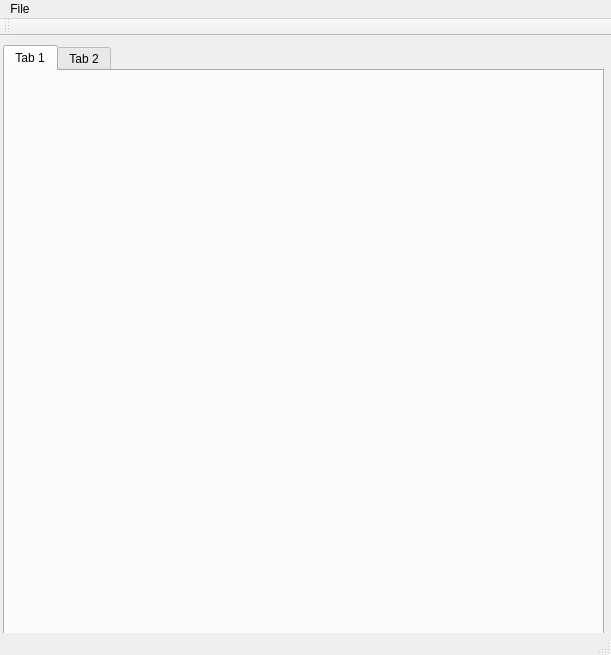
<?xml version="1.0" encoding="UTF-8"?>
<ui version="4.0">
 <class>mAMainWindow</class>
 <widget class="QMainWindow" name="mAMainWindow">
  <property name="geometry">
   <rect>
    <x>0</x>
    <y>0</y>
    <width>611</width>
    <height>655</height>
   </rect>
  </property>
  <property name="windowTitle">
   <string>mAMainWindow</string>
  </property>
  <widget class="QWidget" name="centralWidget">
   <widget class="QTabWidget" name="tabWidget">
    <property name="geometry">
     <rect>
      <x>3</x>
      <y>9</y>
      <width>601</width>
      <height>591</height>
     </rect>
    </property>
    <widget class="QWidget" name="tab">
     <attribute name="title">
      <string>Tab 1</string>
     </attribute>
    </widget>
    <widget class="QWidget" name="tab_2">
     <attribute name="title">
      <string>Tab 2</string>
     </attribute>
    </widget>
   </widget>
  </widget>
  <widget class="QMenuBar" name="menuBar">
   <property name="geometry">
    <rect>
     <x>0</x>
     <y>0</y>
     <width>611</width>
     <height>22</height>
    </rect>
   </property>
   <widget class="QMenu" name="menuFile">
    <property name="title">
     <string>File</string>
    </property>
    <addaction name="actionNew"/>
   </widget>
   <addaction name="menuFile"/>
  </widget>
  <widget class="QToolBar" name="mainToolBar">
   <attribute name="toolBarArea">
    <enum>TopToolBarArea</enum>
   </attribute>
   <attribute name="toolBarBreak">
    <bool>false</bool>
   </attribute>
  </widget>
  <widget class="QStatusBar" name="statusBar"/>
  <action name="actionExit">
   <property name="text">
    <string>Exit</string>
   </property>
   <property name="shortcut">
    <string>Alt+X</string>
   </property>
  </action>
  <action name="actionNew">
   <property name="text">
    <string>New...</string>
   </property>
   <property name="shortcut">
    <string>Ctrl+N</string>
   </property>
  </action>
 </widget>
 <layoutdefault spacing="6" margin="11"/>
 <resources/>
 <connections/>
</ui>
